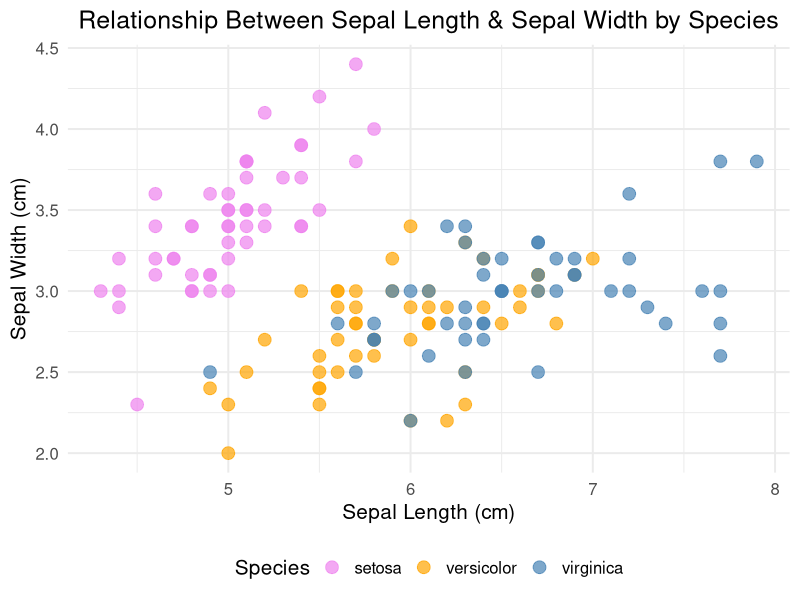

Generate this figure with R:
## ---- chunk 1
# Load necessary library
library(ggplot2)

ggplot(iris, aes(x = Sepal.Length, y = Sepal.Width, color = Species)) +
  geom_point(alpha = 0.7, size = 4) +
  labs(title = "Relationship Between Sepal Length & Sepal Width by Species",
       x = "Sepal Length (cm)",
       y = "Sepal Width (cm)",
       color = "Species") +
  scale_color_manual(values = c("setosa" = "violet", "versicolor" = "orange", "virginica" = "steelblue")) +
  theme_minimal(base_size = 15) + 
  theme(plot.title = element_text(hjust = 0.5), 
        plot.subtitle = element_text(hjust = 0.5), 
        legend.position = "bottom")
